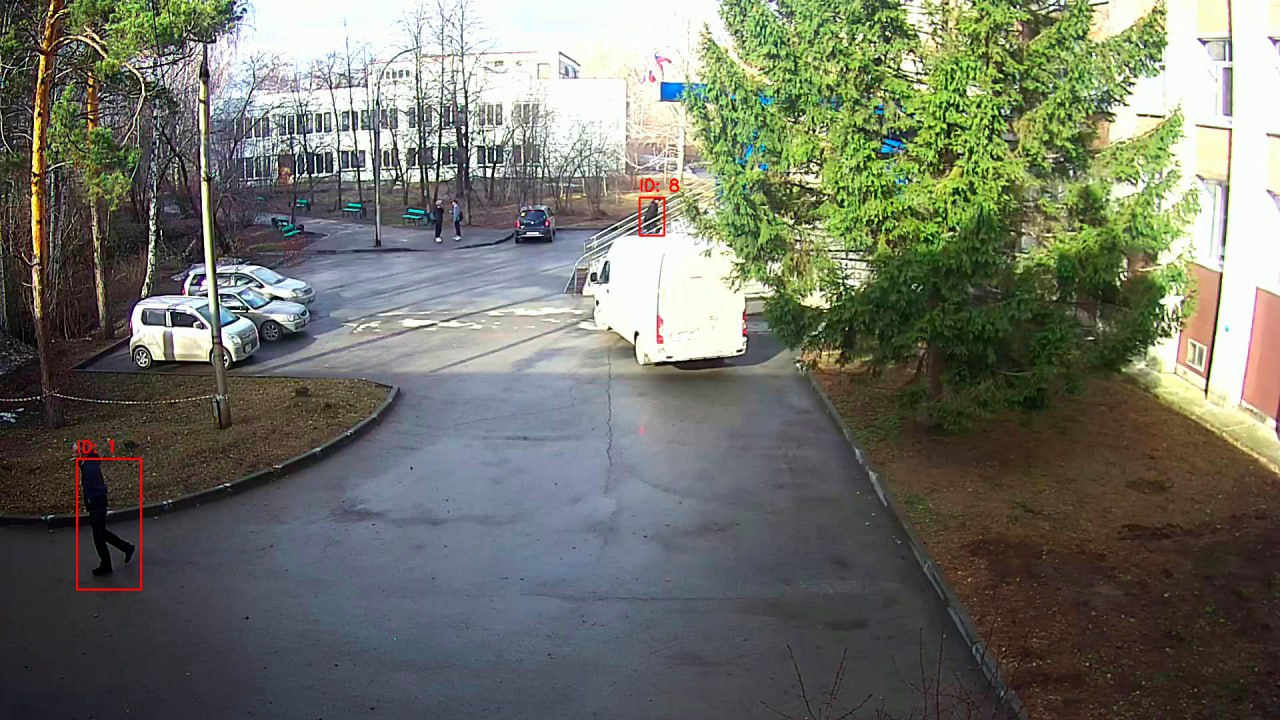
#> input picture photos/photo_2025-03-29_21-33-31 (2).jpg, 1280 x 720 px
$ python main.py --input '../photos/photo_2025-03-29_21-33-31 (2).jpg' --output out.png --video '../photos/photo_2025-03-29_21-33-31 (2).jpg'
#> lines starting #> are read from the running program, lines starting #| are printed output that depends on the picture
#> in main, frame is the input picture: shape (720, 1280, 3); mean B, G, R 102.8, 114.2, 111.7
### src/image_processing.py
import numpy as np
import math
import cv2 as cv
import settings
import collections
import random

import collections
import cv2 as cv
import numpy as np

# [6 lines left out: function resize_to_fit, not called in this run]

class BackgroundSubtractor_HSV:
    # [72 lines left out: functions __init__, add_frame, create_background, extract_foreground, set_params, not called in this run]

class BackgroundSubtractor_YCbCr:
    # [67 lines left out: functions __init__, add_frame, create_background, extract_foreground, set_params, not called in this run]

class BackgroundSubtractor:
    # [55 lines left out: functions __init__, add_frame, create_background, extract_foreground, set_params, not called in this run]

class BackgroundSubtractor_Fast:
    # [54 lines left out: functions __init__, add_frame, create_background, extract_foreground, fix_image, fix_image_old, not called in this run]

def nightVision(frame):
    ''' This function determines if picture was taken by a camera in
        night vision mode. To this end, pixels of each channel are summed and the sums are compared.
        If the difference between them is less than ntol, True is returned
        Input: 3 channel array (picture)
        Output: True or False
        Global parameters: ntol - threshold for average difference between pixel channels
    '''
    width = frame.shape[1]
    height = frame.shape[0]
    npixels = width * height
    Blue = frame[:,:,0]
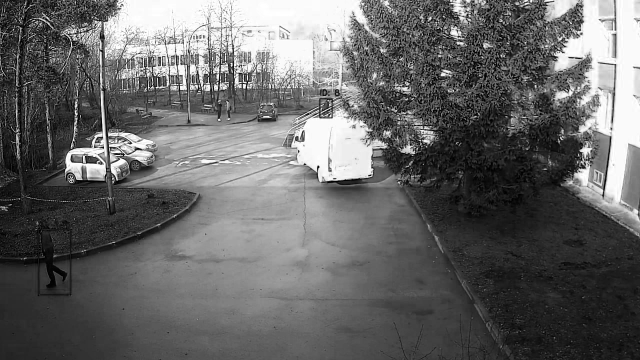
#> Blue: shape (720, 1280) (shown at 1/2 size); min 0, max 255, mean 102.8
    average_b = np.sum(Blue) / npixels
#> average_b = 102.8
    Green = frame[:,:,1]
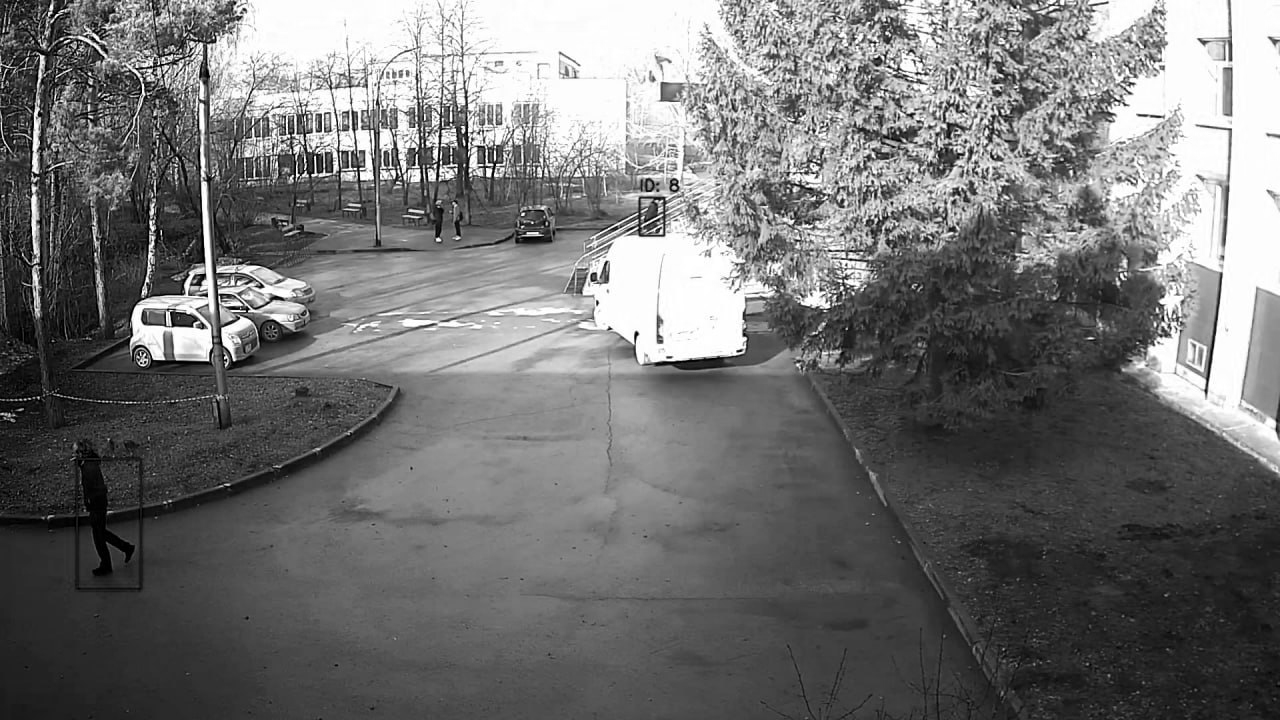
#> Green: shape (720, 1280); min 0, max 255, mean 114.2
    average_g = np.sum(Green) / npixels
#> average_g = 114.2
    Red = frame[:,:,2]
#> (the rest of the program and of its run is left out)
